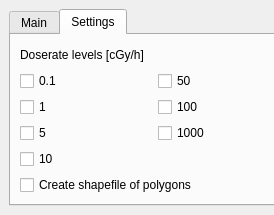
<?xml version="1.0" encoding="UTF-8"?>
<ui version="4.0">
 <class>RadiationReconnaissanceResultsDockWidgetBase</class>
 <widget class="QDockWidget" name="RadiationReconnaissanceResultsDockWidgetBase">
  <property name="geometry">
   <rect>
    <x>0</x>
    <y>0</y>
    <width>269</width>
    <height>215</height>
   </rect>
  </property>
  <property name="minimumSize">
   <size>
    <width>269</width>
    <height>213</height>
   </size>
  </property>
  <property name="windowTitle">
   <string>Radiation reconnaissance results</string>
  </property>
  <widget class="QWidget" name="dockWidgetContents">
   <layout class="QFormLayout" name="formLayout">
    <item row="0" column="0">
     <widget class="QTabWidget" name="tabWidget">
      <property name="currentIndex">
       <number>1</number>
      </property>
      <widget class="QWidget" name="main">
       <attribute name="title">
        <string>Main</string>
       </attribute>
       <layout class="QGridLayout" name="gridLayout_2">
        <item row="0" column="0">
         <widget class="QLabel" name="raster_label">
          <property name="text">
           <string>Raster:</string>
          </property>
         </widget>
        </item>
        <item row="0" column="1">
         <widget class="QgsMapLayerComboBox" name="raster_box"/>
        </item>
        <item row="0" column="2">
         <widget class="QPushButton" name="load_raster">
          <property name="text">
           <string>Load raster</string>
          </property>
         </widget>
        </item>
        <item row="1" column="0">
         <widget class="QLabel" name="type_label">
          <property name="text">
           <string>Type of data:</string>
          </property>
         </widget>
        </item>
        <item row="1" column="1">
         <widget class="QComboBox" name="type_box"/>
        </item>
        <item row="2" column="0" colspan="3">
         <widget class="Line" name="line">
          <property name="orientation">
           <enum>Qt::Horizontal</enum>
          </property>
         </widget>
        </item>
        <item row="3" column="0">
         <widget class="QLabel" name="report_label">
          <property name="text">
           <string>Report:</string>
          </property>
         </widget>
        </item>
        <item row="3" column="1">
         <widget class="QLineEdit" name="report_file"/>
        </item>
        <item row="3" column="2">
         <widget class="QToolButton" name="report_button">
          <property name="text">
           <string>...</string>
          </property>
         </widget>
        </item>
        <item row="4" column="2">
         <widget class="QPushButton" name="solve_button">
          <property name="text">
           <string>Solve</string>
          </property>
         </widget>
        </item>
       </layout>
      </widget>
      <widget class="QWidget" name="settings">
       <property name="accessibleName">
        <string/>
       </property>
       <attribute name="title">
        <string>Settings</string>
       </attribute>
       <layout class="QGridLayout" name="gridLayout">
        <item row="0" column="0">
         <widget class="QLabel" name="doserate_label">
          <property name="text">
           <string>Doserate levels [cGy/h]</string>
          </property>
         </widget>
        </item>
        <item row="1" column="0">
         <widget class="QCheckBox" name="check_01">
          <property name="text">
           <string>0.1</string>
          </property>
         </widget>
        </item>
        <item row="1" column="1">
         <widget class="QCheckBox" name="check_50">
          <property name="text">
           <string>50</string>
          </property>
         </widget>
        </item>
        <item row="2" column="0">
         <widget class="QCheckBox" name="check_1">
          <property name="text">
           <string>1</string>
          </property>
         </widget>
        </item>
        <item row="2" column="1">
         <widget class="QCheckBox" name="check_100">
          <property name="text">
           <string>100</string>
          </property>
         </widget>
        </item>
        <item row="3" column="0">
         <widget class="QCheckBox" name="check_5">
          <property name="text">
           <string>5</string>
          </property>
         </widget>
        </item>
        <item row="3" column="1">
         <widget class="QCheckBox" name="check_1000">
          <property name="text">
           <string>1000</string>
          </property>
         </widget>
        </item>
        <item row="4" column="0">
         <widget class="QCheckBox" name="check_10">
          <property name="text">
           <string>10</string>
          </property>
         </widget>
        </item>
        <item row="5" column="0" colspan="2">
         <widget class="QCheckBox" name="check_shp">
          <property name="text">
           <string>Create shapefile of polygons</string>
          </property>
         </widget>
        </item>
       </layout>
      </widget>
     </widget>
    </item>
   </layout>
  </widget>
 </widget>
 <customwidgets>
  <customwidget>
   <class>QgsMapLayerComboBox</class>
   <extends>QComboBox</extends>
   <header>qgis.gui</header>
  </customwidget>
 </customwidgets>
 <resources/>
 <connections/>
</ui>
